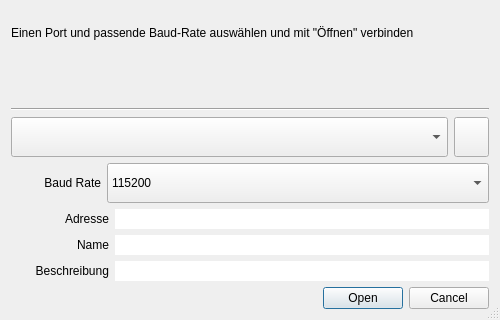
<?xml version="1.0" encoding="UTF-8"?>
<ui version="4.0">
 <class>Dialog</class>
 <widget class="QDialog" name="Dialog">
  <property name="geometry">
   <rect>
    <x>0</x>
    <y>0</y>
    <width>500</width>
    <height>320</height>
   </rect>
  </property>
  <property name="sizePolicy">
   <sizepolicy hsizetype="Fixed" vsizetype="Fixed">
    <horstretch>0</horstretch>
    <verstretch>0</verstretch>
   </sizepolicy>
  </property>
  <property name="minimumSize">
   <size>
    <width>500</width>
    <height>320</height>
   </size>
  </property>
  <property name="maximumSize">
   <size>
    <width>500</width>
    <height>320</height>
   </size>
  </property>
  <property name="windowTitle">
   <string>Verbindung herstellen</string>
  </property>
  <property name="sizeGripEnabled">
   <bool>true</bool>
  </property>
  <layout class="QGridLayout" name="gridLayout">
   <item row="8" column="0">
    <widget class="QDialogButtonBox" name="buttonBox">
     <property name="focusPolicy">
      <enum>Qt::FocusPolicy::StrongFocus</enum>
     </property>
     <property name="orientation">
      <enum>Qt::Orientation::Horizontal</enum>
     </property>
     <property name="standardButtons">
      <set>QDialogButtonBox::StandardButton::Cancel|QDialogButtonBox::StandardButton::Open</set>
     </property>
    </widget>
   </item>
   <item row="0" column="0">
    <widget class="QLabel" name="label_5">
     <property name="text">
      <string>Einen Port und passende Baud-Rate auswählen und mit &quot;Öffnen&quot; verbinden</string>
     </property>
     <property name="wordWrap">
      <bool>true</bool>
     </property>
    </widget>
   </item>
   <item row="3" column="0">
    <layout class="QVBoxLayout" name="verticalLayout">
     <property name="sizeConstraint">
      <enum>QLayout::SizeConstraint::SetFixedSize</enum>
     </property>
     <item>
      <layout class="QHBoxLayout" name="horizontalLayout">
       <property name="spacing">
        <number>-1</number>
       </property>
       <property name="sizeConstraint">
        <enum>QLayout::SizeConstraint::SetFixedSize</enum>
       </property>
       <item>
        <widget class="QComboBox" name="comboSerial">
         <property name="sizePolicy">
          <sizepolicy hsizetype="Expanding" vsizetype="Minimum">
           <horstretch>0</horstretch>
           <verstretch>0</verstretch>
          </sizepolicy>
         </property>
         <property name="minimumSize">
          <size>
           <width>300</width>
           <height>40</height>
          </size>
         </property>
         <property name="maximumSize">
          <size>
           <width>16777215</width>
           <height>60</height>
          </size>
         </property>
         <property name="baseSize">
          <size>
           <width>0</width>
           <height>0</height>
          </size>
         </property>
         <property name="toolTip">
          <string>&lt;html&gt;&lt;head/&gt;&lt;body&gt;&lt;p&gt;Kommunikation mit dem Arduino erfolgt über die serielle Schnittstelle. &lt;/p&gt;&lt;p&gt;Wenn Arduino nicht erkannt wird, die Verbindung prüfen und evtl. Treiber installieren.&lt;/p&gt;&lt;/body&gt;&lt;/html&gt;</string>
         </property>
         <property name="placeholderText">
          <string>Bitte Seriellen Port auswählen</string>
         </property>
         <property name="frame">
          <bool>true</bool>
         </property>
        </widget>
       </item>
       <item>
        <widget class="QPushButton" name="buttonRefreshSerial">
         <property name="sizePolicy">
          <sizepolicy hsizetype="Minimum" vsizetype="Minimum">
           <horstretch>0</horstretch>
           <verstretch>0</verstretch>
          </sizepolicy>
         </property>
         <property name="minimumSize">
          <size>
           <width>0</width>
           <height>40</height>
          </size>
         </property>
         <property name="maximumSize">
          <size>
           <width>35</width>
           <height>40</height>
          </size>
         </property>
         <property name="toolTip">
          <string>Die Liste der Ports aktualisieren</string>
         </property>
         <property name="text">
          <string/>
         </property>
         <property name="icon">
          <iconset theme="QIcon::ThemeIcon::ViewRefresh"/>
         </property>
        </widget>
       </item>
      </layout>
     </item>
     <item>
      <layout class="QHBoxLayout" name="horizontalLayout_3">
       <property name="sizeConstraint">
        <enum>QLayout::SizeConstraint::SetFixedSize</enum>
       </property>
       <item>
        <widget class="QLabel" name="label_4">
         <property name="sizePolicy">
          <sizepolicy hsizetype="Preferred" vsizetype="Minimum">
           <horstretch>0</horstretch>
           <verstretch>0</verstretch>
          </sizepolicy>
         </property>
         <property name="minimumSize">
          <size>
           <width>90</width>
           <height>20</height>
          </size>
         </property>
         <property name="text">
          <string>Baud Rate</string>
         </property>
         <property name="alignment">
          <set>Qt::AlignmentFlag::AlignRight|Qt::AlignmentFlag::AlignTrailing|Qt::AlignmentFlag::AlignVCenter</set>
         </property>
        </widget>
       </item>
       <item>
        <widget class="QComboBox" name="comboBox">
         <property name="sizePolicy">
          <sizepolicy hsizetype="Expanding" vsizetype="Minimum">
           <horstretch>0</horstretch>
           <verstretch>0</verstretch>
          </sizepolicy>
         </property>
         <property name="minimumSize">
          <size>
           <width>0</width>
           <height>40</height>
          </size>
         </property>
         <property name="currentIndex">
          <number>7</number>
         </property>
         <item>
          <property name="text">
           <string>2400</string>
          </property>
         </item>
         <item>
          <property name="text">
           <string>4800</string>
          </property>
         </item>
         <item>
          <property name="text">
           <string>9600</string>
          </property>
         </item>
         <item>
          <property name="text">
           <string>14400</string>
          </property>
         </item>
         <item>
          <property name="text">
           <string>19200</string>
          </property>
         </item>
         <item>
          <property name="text">
           <string>38400</string>
          </property>
         </item>
         <item>
          <property name="text">
           <string>57600</string>
          </property>
         </item>
         <item>
          <property name="text">
           <string>115200</string>
          </property>
         </item>
         <item>
          <property name="text">
           <string>230400</string>
          </property>
         </item>
         <item>
          <property name="text">
           <string>460800</string>
          </property>
         </item>
         <item>
          <property name="text">
           <string>500000</string>
          </property>
         </item>
         <item>
          <property name="text">
           <string>921600</string>
          </property>
         </item>
         <item>
          <property name="text">
           <string>1000000</string>
          </property>
         </item>
         <item>
          <property name="text">
           <string>2000000</string>
          </property>
         </item>
        </widget>
       </item>
      </layout>
     </item>
    </layout>
   </item>
   <item row="2" column="0">
    <widget class="Line" name="line">
     <property name="orientation">
      <enum>Qt::Orientation::Horizontal</enum>
     </property>
    </widget>
   </item>
   <item row="5" column="0">
    <layout class="QFormLayout" name="formLayout">
     <property name="sizeConstraint">
      <enum>QLayout::SizeConstraint::SetDefaultConstraint</enum>
     </property>
     <property name="fieldGrowthPolicy">
      <enum>QFormLayout::FieldGrowthPolicy::ExpandingFieldsGrow</enum>
     </property>
     <property name="leftMargin">
      <number>8</number>
     </property>
     <item row="0" column="0">
      <widget class="QLabel" name="label">
       <property name="minimumSize">
        <size>
         <width>90</width>
         <height>0</height>
        </size>
       </property>
       <property name="text">
        <string>Adresse</string>
       </property>
       <property name="alignment">
        <set>Qt::AlignmentFlag::AlignRight|Qt::AlignmentFlag::AlignTrailing|Qt::AlignmentFlag::AlignVCenter</set>
       </property>
      </widget>
     </item>
     <item row="0" column="1">
      <widget class="QLineEdit" name="device_address">
       <property name="enabled">
        <bool>true</bool>
       </property>
       <property name="sizePolicy">
        <sizepolicy hsizetype="Expanding" vsizetype="Fixed">
         <horstretch>0</horstretch>
         <verstretch>0</verstretch>
        </sizepolicy>
       </property>
       <property name="cursor">
        <cursorShape>ArrowCursor</cursorShape>
       </property>
       <property name="mouseTracking">
        <bool>false</bool>
       </property>
       <property name="contextMenuPolicy">
        <enum>Qt::ContextMenuPolicy::NoContextMenu</enum>
       </property>
       <property name="autoFillBackground">
        <bool>false</bool>
       </property>
       <property name="text">
        <string notr="true"/>
       </property>
       <property name="frame">
        <bool>false</bool>
       </property>
       <property name="readOnly">
        <bool>true</bool>
       </property>
      </widget>
     </item>
     <item row="1" column="0">
      <widget class="QLabel" name="label_2">
       <property name="minimumSize">
        <size>
         <width>90</width>
         <height>0</height>
        </size>
       </property>
       <property name="text">
        <string>Name</string>
       </property>
       <property name="alignment">
        <set>Qt::AlignmentFlag::AlignRight|Qt::AlignmentFlag::AlignTrailing|Qt::AlignmentFlag::AlignVCenter</set>
       </property>
      </widget>
     </item>
     <item row="1" column="1">
      <widget class="QLineEdit" name="device_name">
       <property name="enabled">
        <bool>true</bool>
       </property>
       <property name="cursor">
        <cursorShape>ArrowCursor</cursorShape>
       </property>
       <property name="frame">
        <bool>false</bool>
       </property>
       <property name="readOnly">
        <bool>true</bool>
       </property>
      </widget>
     </item>
     <item row="2" column="0">
      <widget class="QLabel" name="label_3">
       <property name="minimumSize">
        <size>
         <width>90</width>
         <height>0</height>
        </size>
       </property>
       <property name="text">
        <string>Beschreibung</string>
       </property>
       <property name="alignment">
        <set>Qt::AlignmentFlag::AlignRight|Qt::AlignmentFlag::AlignTrailing|Qt::AlignmentFlag::AlignVCenter</set>
       </property>
      </widget>
     </item>
     <item row="2" column="1">
      <widget class="QLineEdit" name="device_desc">
       <property name="enabled">
        <bool>true</bool>
       </property>
       <property name="cursor">
        <cursorShape>ArrowCursor</cursorShape>
       </property>
       <property name="frame">
        <bool>false</bool>
       </property>
       <property name="readOnly">
        <bool>true</bool>
       </property>
       <property name="placeholderText">
        <string/>
       </property>
      </widget>
     </item>
    </layout>
   </item>
   <item row="1" column="0">
    <widget class="QLabel" name="status_msg">
     <property name="text">
      <string/>
     </property>
     <property name="wordWrap">
      <bool>true</bool>
     </property>
    </widget>
   </item>
  </layout>
 </widget>
 <resources/>
 <connections>
  <connection>
   <sender>buttonBox</sender>
   <signal>rejected()</signal>
   <receiver>Dialog</receiver>
   <slot>reject()</slot>
   <hints>
    <hint type="sourcelabel">
     <x>310</x>
     <y>207</y>
    </hint>
    <hint type="destinationlabel">
     <x>286</x>
     <y>188</y>
    </hint>
   </hints>
  </connection>
  <connection>
   <sender>buttonBox</sender>
   <signal>accepted()</signal>
   <receiver>Dialog</receiver>
   <slot>accept()</slot>
   <hints>
    <hint type="sourcelabel">
     <x>333</x>
     <y>204</y>
    </hint>
    <hint type="destinationlabel">
     <x>358</x>
     <y>163</y>
    </hint>
   </hints>
  </connection>
 </connections>
</ui>
